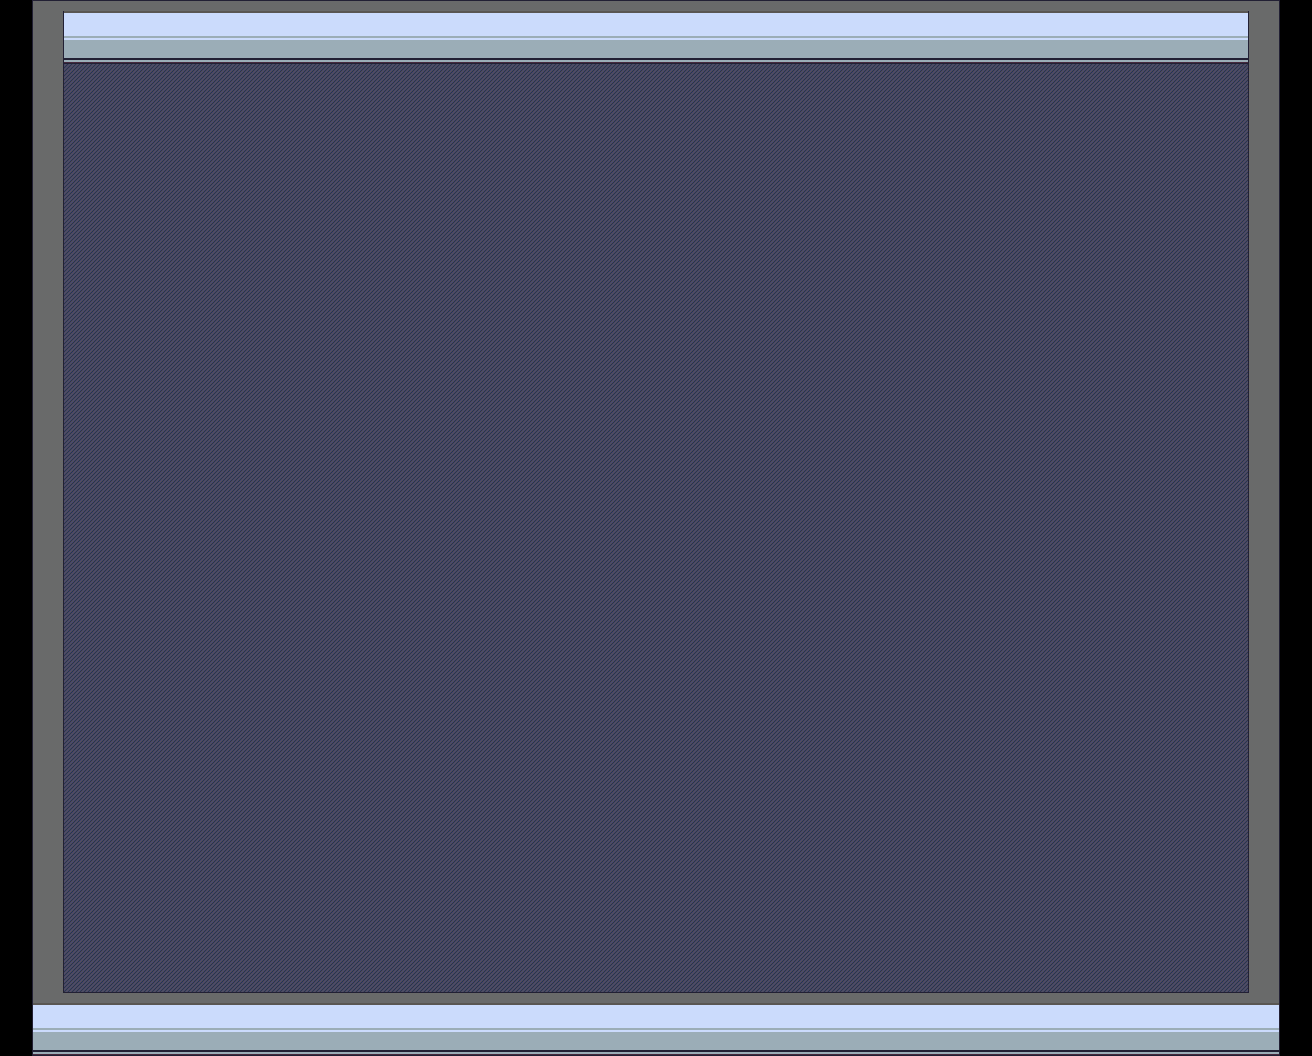

This game map was drawn from its Tiled (.tmx) file and the tilesets committed beside it. A one-line description and the trimmed map source follow:
An orthogonal 41x33 tile map with 32x32 px tiles, 2 tile layers (grond, walls), 1 hidden layer not drawn, 2 tilesets.

<map version="1.4" tiledversion="1.4.3" orientation="orthogonal" renderorder="right-down" width="41" height="33" tilewidth="32" tileheight="32" infinite="0" nextlayerid="5" nextobjectid="1">
 <tileset firstgid="1" source="../../tilesets/Gather Walls Interior 1.x.tsx" />
 <tileset firstgid="2501" source="../../tilesets/Gather Floors 1.x.tsx" />
 <layer id="2" name="grond" width="41" height="33">
  <data>[1353 cells, 1287 non-empty, 1 distinct tile ids]</data>
 </layer>
 <layer id="3" name="walls" width="41" height="33">
  <data>[1353 cells, 214 non-empty, 13 distinct tile ids]</data>
 </layer>
 <layer id="4" name="posters (placeholders for spacing)" width="41" height="33" visible="0">
  <data>[1353 cells, 360 non-empty, 15 distinct tile ids]</data>
 </layer>
</map>
